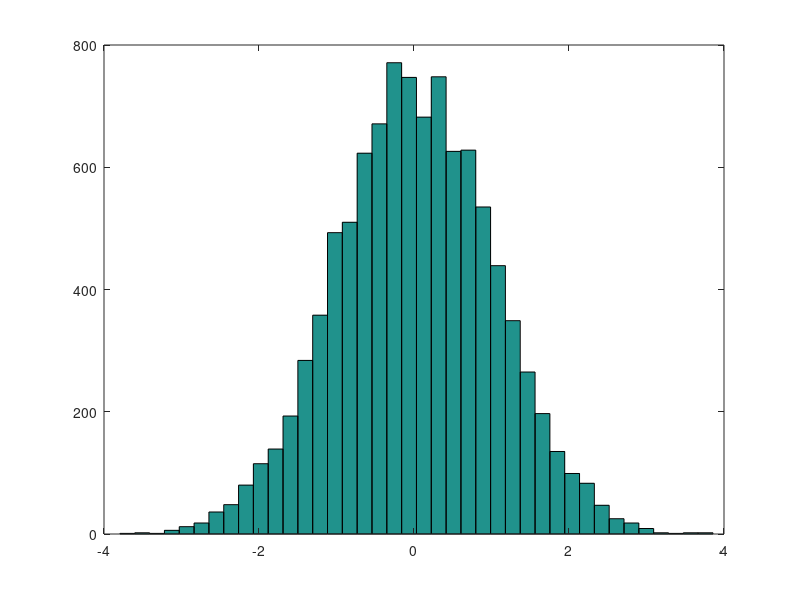
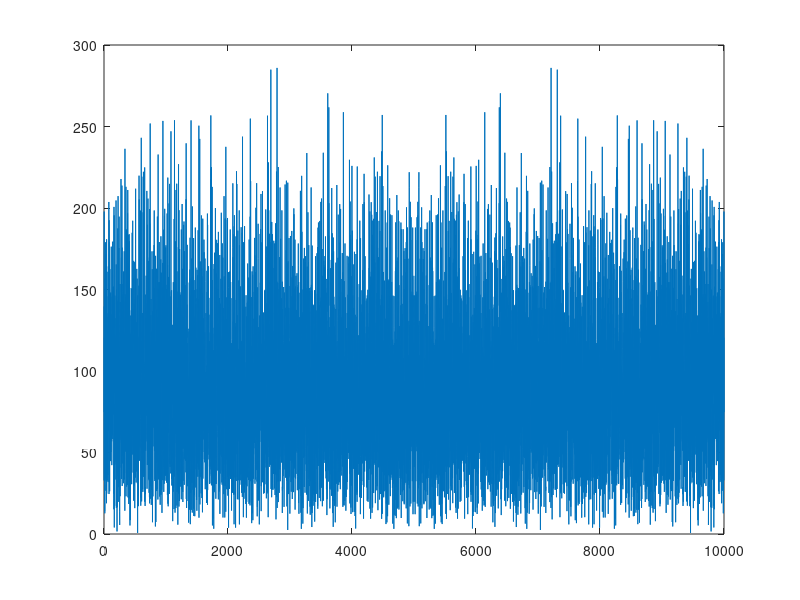
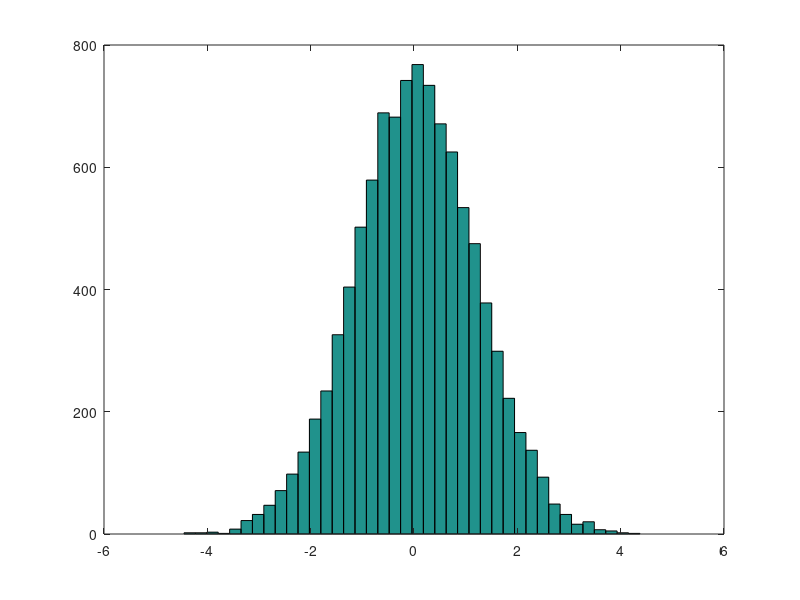
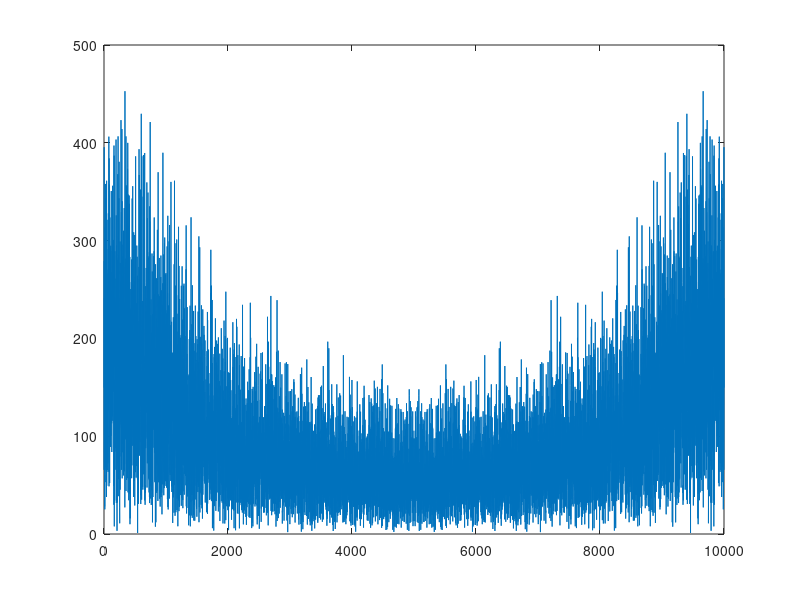

The MATLAB script that drew these images, in order: (Note: this script raises an error after producing the figures.)
%
N=10000;
Q=1.0;
A=0.5;
R=4.1;

U=sqrt(Q)*randn(1,N);
X=zeros(1,N);

figure(1)
hist(U,40);
sigmaU=std(U)

figure(2)
plot(abs(fft(U)))


X(1)=0;
for II=2:N
    X(II)=A*X(II-1)+U(II);
end


figure(3)
hist(X,40);
sigmaX=std(X)

figure(4);
plot(abs(fft(X)));

figure(5);
V=sqrt(R)*randn(1,N);
Z=X+V;
absfftZ=abs(fft(Z));
plot(absfftZ);

sigmaV=std(V)

%%%%%%%%%%%%%%%%%%%%%%%%%%%%%%%%%%%%%%%%%%%%%%%%%%%%%%%%%%%%%%%%%%%%%%%%%%%%%%%%
C1=myautocov(X,10)/var(X);plot(C1)
C2=myautocov(Z,10)/var(X);plot(C2)


